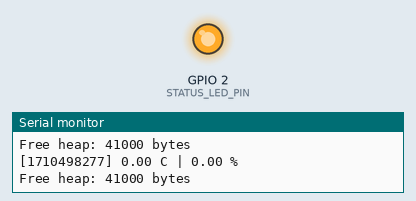
This program was run on a simulated ESP8266 (NodeMCU). Parts: output pins drawn as LEDs (lit = HIGH), the last lines printed to the serial monitor. WiFi joins after 1.5 s; servers stay silent unless stated; uploads are accepted with an empty reply; the local clock reads 2024-03-15 10:24:30 at power-on unless the program sets it.

Above: at 12.0 s.
At 22.23 s:
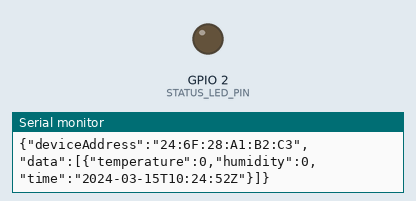
Timing chart, 0 to 35.0 s (numbered marks = the images above):
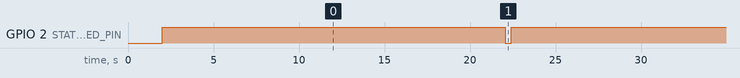

Measured:
- by itself, GPIO 2 (STATUS_LED_PIN): alternates HIGH for 25.0 s and LOW for 0.33 s

The program:

main.cpp
```cpp
#include <Arduino.h>
#include <ArduinoJson.h>
#include <Wire.h>
#include <Adafruit_AHTX0.h>
#include <ESP8266WiFi.h>
#include <ESP8266HTTPClient.h>
#include <time.h>

#define WIFI_ENABLED true
#define AHT_ENABLED false
#define DEBUG true

const int MAX_BUFFER_SIZE = 5;
const int STATUS_LED_PIN = 2;

// WiFi credentials.
const char *WIFI_SSID = "SSID";
const char *WIFI_PASS = "PW";
const char *TIMEZONE = "Australia/Sydney";
const char *REPORT_ENDPOINT = "https://localhost:55155/v1/report";

typedef struct
{
  float temperature;
  float humidity;
  time_t time;
} SensorData;

void wifi_connect();
void setup_ntp();
void log_temperature(const SensorData *sensorData);
void led(bool on);
void report();
void print_debug();

Adafruit_AHTX0 aht;
SensorData sensor_buffer[MAX_BUFFER_SIZE];
int sensor_buffer_count = 0;

void setup()
{
  Serial.begin(9600);
  Serial.setTimeout(2000);
  pinMode(STATUS_LED_PIN, OUTPUT);
  led(true);

  // Wait for serial to initialize.
  // while (!Serial) {}

  Serial.println("Booting...");

  // Wait for AHT to start
  if (AHT_ENABLED)
  {
    while (!aht.begin())
    {
      Serial.println("Could not find AHT20. Waiting...");
      delay(5000);
    }
  }

  // Connect to wifi
  if (WIFI_ENABLED)
    wifi_connect();

  // Sync time
  if (WIFI_ENABLED)
    setup_ntp();

  // Turn off LED as we have finished booting
  Serial.println("Bootup complete");
  led(false);
}

void loop()
{
  auto *sensorData = &sensor_buffer[sensor_buffer_count];
  sensorData->time = time(nullptr);

  // Read sensor data
  if (AHT_ENABLED)
  {
    sensors_event_t humidity, temperature;
    aht.getEvent(&humidity, &temperature);

    sensorData->humidity = humidity.relative_humidity;
    sensorData->temperature = temperature.temperature;
  }

  // Push into buffer
  if (++sensor_buffer_count == MAX_BUFFER_SIZE)
  {
    Serial.println("Send data");

    led(true);
    sensor_buffer_count = 0;
    report();
    led(false);
  }

  // Log to serial
  if (DEBUG)
  {
    log_temperature(sensorData);
    print_debug();
  }

  // Sleep until next sensor read
  delay(5000);
}

void print_debug()
{
  Serial.print("Free heap: ");
  Serial.print(ESP.getFreeHeap());
  Serial.println(" bytes");
}

void setup_ntp()
{
  // Config time
  configTime(TIMEZONE, "pool.ntp.org");

  // Wait for time to sync
  while (time(nullptr) < 1500000000)
  {
    delay(500);
  }

  Serial.println("Time set");
}

void led(bool on)
{
  digitalWrite(STATUS_LED_PIN, on ? LOW : HIGH);
}

void wifi_connect()
{
  // If Wifi is already connected, don't try to reconnect
  if (WiFi.status() == WL_CONNECTED)
    return;

  Serial.print("Connecting to: ");
  Serial.println(WIFI_SSID);

  WiFi.begin(WIFI_SSID, WIFI_PASS);

  // WiFi fix: https://github.com/esp8266/Arduino/issues/2186
  WiFi.persistent(false);
  WiFi.mode(WIFI_OFF);
  WiFi.mode(WIFI_STA);
  WiFi.begin(WIFI_SSID, WIFI_PASS);

  while (WiFi.status() != WL_CONNECTED)
  {
    // Check to see if
    if (WiFi.status() == WL_CONNECT_FAILED)
    {
      Serial.println("Failed to connect to WiFi.");
      delay(10000);
    }

    delay(1000);
    Serial.print(".");
  }

  Serial.println();
  Serial.println("WiFi connected");
  Serial.println("IP address: ");
  Serial.println(WiFi.localIP());
}

void report()
{
  JsonDocument doc;

  auto dataArray = doc["data"];
  doc["deviceAddress"] = WiFi.macAddress();

  Serial.println("Serialising json");

  // Populate JSON document
  for (SensorData &item : sensor_buffer)
  {
    auto jsonObj = dataArray.add<JsonObject>();
    jsonObj["temperature"] = item.temperature;
    jsonObj["humidity"] = item.humidity;

    auto timeInfo = *gmtime(&item.time);
    char timeBuf[21];
    strftime(timeBuf, sizeof(timeBuf), "%FT%TZ", &timeInfo);
    jsonObj["time"] = timeBuf;
  }

  // Serialize JSON to string
  String json;
  serializeJson(doc, json);

  // Setup HTTP client and send data
  if (DEBUG)
  {
    Serial.println("Posting data to " + String(REPORT_ENDPOINT));
    Serial.println(json);
  }

  WiFiClientSecure client;
  HTTPClient http;
  http.begin(client, REPORT_ENDPOINT);
  http.addHeader("Content-Type", "application/json");
  auto httpStatusCode = http.POST(json);
  http.end();

  if (DEBUG)
    Serial.println("Respose StatusCode: " + String(httpStatusCode));
}

void log_temperature(const SensorData *sensorData)
{
  // Only log if we have a serial to write too
  if (!Serial.availableForWrite())
    return;

  Serial.print('[');
  Serial.print(sensorData->time);
  Serial.print("] ");
  Serial.print(sensorData->temperature);
  Serial.print(" C | ");
  Serial.print(sensorData->temperature);
  Serial.print(" %");
  Serial.println();
}
```
